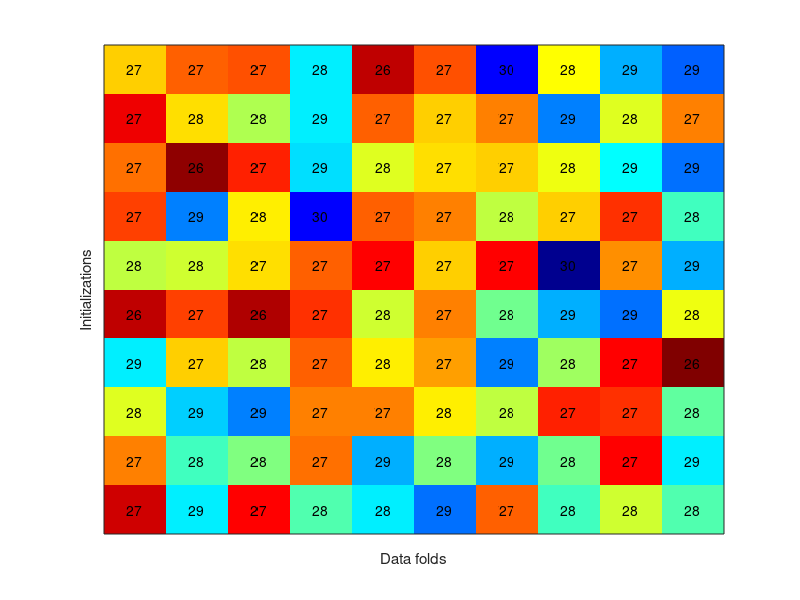
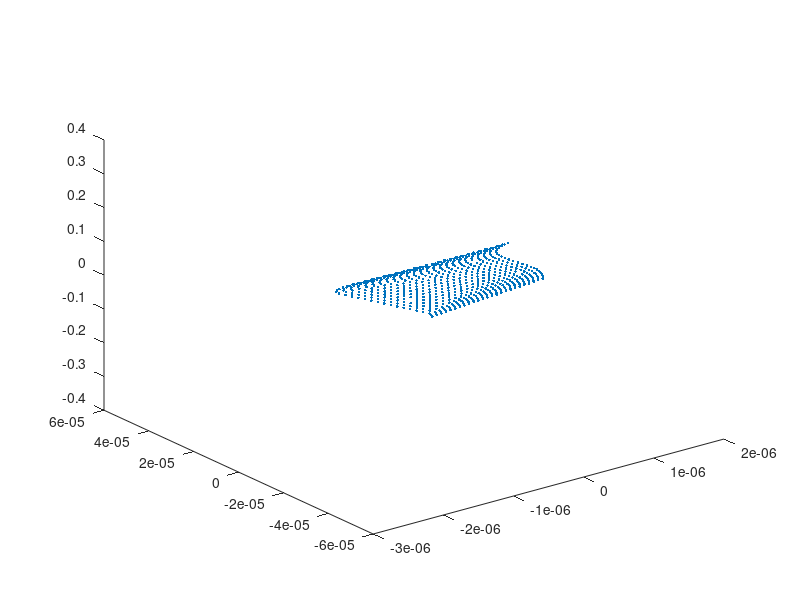

Source code (MATLAB) for these figures, in order: (Note: this script raises an error after producing the figures.)
clearvars
dataswitch = 0;
faultswitch = 0;
%% Load data
switch dataswitch
    case 0
        load phT
        if faultswitch
            data = faultystates;
        else
            data = normalstates;
        end
    case 1
        load faithful
        data = X;
    case 2
        load clusterdata2d
end
data = (data - mean(data))/cov(data);
[N,D] = size(data);
idx = randperm(N);
data = data(idx,:);
data = data(1:N-rem(N,10),:); % To make data divisible by folds
switch dataswitch
    case 0
        nfolds = 10;
    case 1
        nfolds = 5;
    case 2
        nfolds = 10;
end
[N,D] = size(data);
N_test = N/nfolds;
N_train = (nfolds-1) * N_test;



%% Initialize parameters
K = N_train; % try with different parameters
pi_k = 1/K;
% Let mu_k be defined by kernel density estimation
%mu = data1;
% Let Sigma_k be the identity matrix:
initializations = 10;
Sigma_init = cell(initializations,1);
data_init = cell(initializations,1);
for init = 1:initializations
    data_init{init} = data;
    idx = randperm(N);
    data_init{init} = data_init{init}(idx,:);
end

%% Loop until you're happy
r_vector = zeros(N_test,K,nfolds);
nSfolds = 50;
lambda = logspace(-15,0,nSfolds);
Sigmas = zeros(D,D,nSfolds);
for Sfolds = 1:nSfolds
    Sigmas(:,:,Sfolds) = lambda(Sfolds)*eye(D);
end
log_likelihood = zeros(Sfolds, 1);
maxIdx = 1;
tic
maxperset = NaN(initializations,nfolds,2);
% Preparation of data
delta_x_ver3 = cell(nfolds,1);
for init = 1:initializations
    fprintf('Initialization iteration: %d\n', init);
    % Start from different initializations
    data = data_init{init};
    % Calculation of distances in advance
    delta_data = repmat(data,1,N);
    for it = 1:N
        delta_data(:,(it-1)*D+1:it*D) =...
            delta_data(:,(it-1)*D+1:it*D) - data(it,:);
    end
    for fold = 1:nfolds
        delta_x_ver1 = [delta_data((fold-1)*N_test+1:fold*N_test,1:(fold-1)*N_test*D)...
            delta_data((fold-1)*N_test+1:fold*N_test,fold*N_test*D+1:end)];
        delta_x_ver2 = zeros(size(delta_x_ver1));
        for iter2 = 1:D
            delta_x_ver2(:,(iter2-1)*N_train+1:iter2*N_train) = delta_x_ver1(:,iter2:D:end);
        end
        delta_x_ver3{fold} = reshape(delta_x_ver2,N_train*N_test,D);
    end
    for fold = 1:nfolds
        % Compute responsibilities
        for Sfold = 1:nSfolds
            % Compute log-likelihood of data
            R = chol(Sigmas(:,:,Sfold),'upper');
            gain = 1/((2*pi)^(D/2)*det(R))/N_train;
            m = delta_x_ver3{fold}/R;
            r = reshape(-0.5*sum(m.*m,2),N_test,N_train);
            lnC = -max(r); % This is not the recommended way
            r_vector = gain*exp(r + lnC*0);
            log_likelihood(Sfold) = sum(log(sum(r_vector,2)),1);
        end
        % Extract the maximum likelihood sigma of the 10 Sigma folds
        [maxLL, maxIdx] = max(log_likelihood);
        maxperset(init,fold,1) = maxLL;
        maxperset(init,fold,2) = maxIdx;
    end
end % for initilizations
toc

figure(1)
imagesc(maxperset(:,:,1))
colormap(jet)
set(gca,'XTick',[],'YTick',[],'YDir','normal')
[x,y] = meshgrid(1:nfolds,1:initializations);
text(x(:),y(:),num2str(reshape(maxperset(:,:,2),initializations*nfolds,1)),'HorizontalAlignment','center')
robustlambdaidx = mean(mean(maxperset(:,:,2)))
Sigma = Sigmas(:,:,ceil(robustlambdaidx));
ylabel('Initializations')
xlabel('Data folds')

%% Plot data
figure(2);
if (D == 2)
    plot(data(:, 1), data(:, 2), '.');
elseif (D == 3)
    plot3(data(:, 1), data(:, 2), data(:, 3), '.');
end % if
hold on
for it = 1:N
    plot_normal(data(it,:), Sigma);
end % for
hold off

%% Plot distribution
if (D ==2)
    figure(3)
    gm = gmdistribution(data,Sigma);
    switch dataswitch
        case 2
            fsurf(@(x,y)reshape(pdf(gm,[x(:),y(:)]),size(x)),[-2 2 -2 2])
        case 1
            fsurf(@(x,y)reshape(pdf(gm,[x(:),y(:)]),size(x)),[-1 5.5 -20 100])
    end
end

%% Density evaluation of evaluation data set
load phT_eval_forkde
evaldata = [normalstates; faultystates5; faultystates20];
evaldata = (evaldata - mean(evaldata))/cov(evaldata);
N = length(data);
N_eval = length(evaldata);
delta_data_ver1 = repmat(evaldata,1,N);
for it = 1:N
    delta_data_ver1(:,(it-1)*D+1:it*D) =...
        delta_data_ver1(:,(it-1)*D+1:it*D) - data(it,:);
end
delta_data_ver2 = zeros(size(delta_data_ver1));
for iter2 = 1:D
    delta_data_ver2(:,(iter2-1)*N+1:iter2*N) = delta_data_ver1(:,iter2:D:end);
end
delta_data_ver3 = reshape(delta_data_ver2,N*N_eval,D);
R = chol(Sigma,'upper');
gain = 1/((2*pi)^(D/2)*det(R))/N;
m = delta_data_ver3/R;
r = reshape(-0.5*sum(m.*m,2),N*N_eval,1);
lnC = -max(r); % This is not the recommended way
r_vector = gain*exp(r + lnC*0);
density = sum(reshape(r_vector,N_eval,N),2);
%% Evaulation
figure(3)
[X,Y,T,AUC] = perfcurve([zeros(N_eval/2,1); ones(N_eval/4,1)],...
    [1-density(1:N_eval/2)./max(density(1:N_eval/2)); 1-density(N_eval/2+1:N_eval/4*3)./max(density(N_eval/2+1:N_eval/4*3))],1);
plot(X,Y)
hold on
plot([0 1],[0 Y(end)])
hold off
title(['KDE, ROC for 5 degrees deviation, AUC: ' num2str(AUC)])
figure(4)
[X,Y,T,AUC] = perfcurve([zeros(N_eval/2,1); ones(N_eval/4,1)],...
    [1-density(1:N_eval/2)./max(density(1:N_eval/2)); 1-density(N_eval/4*3+1:end)./max(density(N_eval/4*3+1:end))],1);
plot(X,Y)
hold on
plot([0 1],[0 Y(end)])
hold off
title(['KDE, ROC for 20 degrees deviation, AUC: ' num2str(AUC)])
%% Density evaluation of evaluation data set, EMKDE
load phT
data = normalstates;
load phT_eval_forkde
load SigmaNormal
evaldata = [normalstates; faultystates5; faultystates20];
N = length(data);
N_eval = length(evaldata);
delta_data_ver1 = repmat(evaldata,1,N);
for it = 1:N
    delta_data_ver1(:,(it-1)*D+1:it*D) =...
        delta_data_ver1(:,(it-1)*D+1:it*D) - data(it,:);
end
delta_data_ver2 = zeros(size(delta_data_ver1));
for iter2 = 1:D
    delta_data_ver2(:,(iter2-1)*N+1:iter2*N) = delta_data_ver1(:,iter2:D:end);
end
delta_data_ver3 = reshape(delta_data_ver2,N*N_eval,D);
R = chol(SigmaNormal,'upper');
gain = 1/((2*pi)^(D/2)*det(R))/N;
m = delta_data_ver3/R;
r = reshape(-0.5*sum(m.*m,2),N*N_eval,1);
lnC = -max(r); % This is not the recommended way
r_vector = gain*exp(r + lnC*0);
density = sum(reshape(r_vector,N_eval,N),2);
%% Evaulation, EMKDE
figure(5)
[X,Y,T,AUC] = perfcurve([zeros(N_eval/2,1); ones(N_eval/4,1)],...
    [1-density(1:N_eval/2)/max(density(1:N_eval/2)); 1-density(N_eval/2+1:N_eval/4*3)./max(density(N_eval/2+1:N_eval/4*3))],1);
plot(X,Y)
hold on
plot([0 1],[0 Y(end)])
hold off
title(['EMKDE, ROC for 5 degrees deviation, AUC: ' num2str(AUC)])
figure(6)
[X,Y,T,AUC] = perfcurve([zeros(N_eval/2,1); ones(N_eval/4,1)],...
    [1-density(1:N_eval/2)./max(density(1:N_eval/2)); 1-density(N_eval/4*3+1:end)./max(density(N_eval/4*3+1:end))],1);
plot(X,Y)
hold on
plot([0 1],[0 Y(end)])
hold off
title(['EMKDE, ROC for 20 degrees deviation, AUC: ' num2str(AUC)])